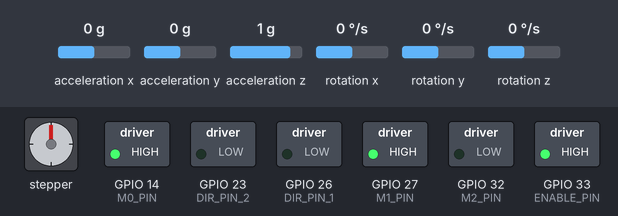
Bench run of a sketch on a simulated ESP32. Shown: stepper motor, switched loads named in the sketch (green lamp = pin HIGH). Wiring (inferred from the names in the program): MPU-6050 motion sensor at I2C address 0x68. The inputs (shaded band) are chosen by the test bench; at power-on: acceleration x 0 g, acceleration y 0 g, acceleration z 1 g, rotation x 0 °/s, rotation y 0 °/s, rotation z 0 °/s. Stepper angles assume 3200 steps per turn; what the sketch prints to the serial monitor is not drawn.

Above: at 0.1 s.
At 3.2 s:
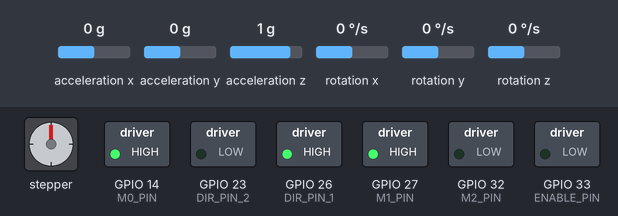
At 11.2 s:
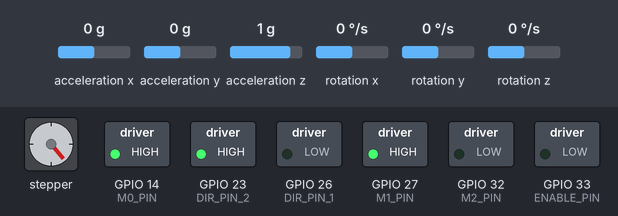
At 15.8 s:
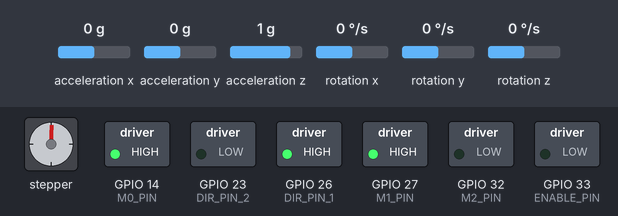
At 29.5 s:
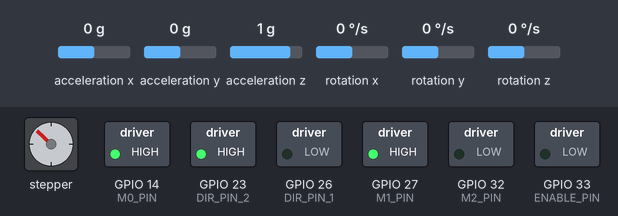
At 32.4 s:
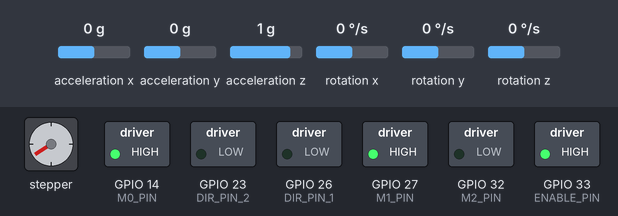
Timing chart, 0 to 33.9 s (numbered marks = the images above):
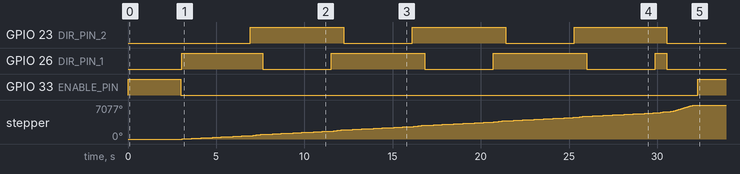

The sketch:

main_esp32.ino
```cpp
#include <Arduino.h>
#include <AccelStepper.h>
#include <Wire.h>

//
// ==========================================================
//                ESP32 Dual-Core Stepper + IMU
// ==========================================================
//  - Core 0: IMU-Lesen über I²C (MPU6050)
//  - Core 1: Motorsteuerung mit AccelStepper
//
//  Autor: Anh Le Xuan
//  Version: Final Cleaned & Documented
// ==========================================================
//

// ------------------- FreeRTOS Threads -------------------
TaskHandle_t MotorTaskHandle;
TaskHandle_t ImuTaskHandle;

// ------------------- Globale Zustände -------------------
bool motorEnabled = false;
volatile bool motorDone = false;
int transitionSpeed = 10000;      // Max. Drehgeschwindigkeit für Übergänge
float dwellTime = 0.05;           // Stillstandszeit an Messposition (s)
int numPositions = 10;            // Anzahl Messpositionen pro Umdrehung
float degreePerStep = 60.0;       // Rotationswinkel pro Z-Schritt (°)
int rotationCount = 0;            // Zählt Anzahl Übergänge
float motorAcceleration = 20000.0; // Beschleunigung (Steps/s²)
const unsigned long startupDelayMs = 3000; // Wartezeit nach Start
unsigned long startTime;

// ------------------- Motor-Pins -------------------
#define DIR_PIN_1 26
#define DIR_PIN_2 23
#define STEP_PIN 25
#define ENABLE_PIN 33
#define M0_PIN 14
#define M1_PIN 27
#define M2_PIN 32

// ------------------- Kinematik -------------------
const float teethBelt = 15.0f;
const float teethPulley = 59.0f;
const float gearRatio = (teethPulley / teethBelt) / 2.0; // mechanische Übersetzung
const float fullStepsPerRev = 200;
int microstepping = 16;  // 1/16 Microstep
float microStepsPerRev = fullStepsPerRev * microstepping;

// Stepper-Objekt (beide Motoren synchron über ein STEP-Signal)
AccelStepper dualStepper(AccelStepper::DRIVER, STEP_PIN, 13);

// ==========================================================
//                     Hilfsfunktionen
// ==========================================================

// Berechnet Mikroschritte pro Sekunde aus gewünschter Winkelgeschwindigkeit (°/s)
float calcMicrostepsPerSecond(float angularVelocityDegPerSec) {
  float motorAngularVelocity = angularVelocityDegPerSec * gearRatio;
  float revolutionsPerSec = motorAngularVelocity / 360.0;
  return revolutionsPerSec * microStepsPerRev;
}

// Berechnet Mikroschritte aus gewünschtem Drehwinkel (in Umdrehungsanteilen)
float calcMicrostepsPerRotation(float rotations) {
  return rotations * microStepsPerRev * gearRatio;
}

// ==========================================================
//                   Motor-Setup
// ==========================================================
void setupMotorPins() {
  pinMode(STEP_PIN, OUTPUT);
  pinMode(DIR_PIN_1, OUTPUT);
  pinMode(DIR_PIN_2, OUTPUT);
  pinMode(M0_PIN, OUTPUT);
  pinMode(M1_PIN, OUTPUT);
  pinMode(M2_PIN, OUTPUT);
  pinMode(ENABLE_PIN, OUTPUT);

  // Microstepping auf 1/16 konfigurieren
  digitalWrite(M0_PIN, HIGH);
  digitalWrite(M1_PIN, HIGH);
  digitalWrite(M2_PIN, LOW);

  // Motor initial deaktivieren
  digitalWrite(ENABLE_PIN, HIGH);

  // Stepper konfigurieren
  dualStepper.setMinPulseWidth(5);
  dualStepper.setAcceleration(motorAcceleration);
  dualStepper.setCurrentPosition(0);

  startTime = millis();
}

// Motor aktivieren/deaktivieren
void enableMotor()  { digitalWrite(ENABLE_PIN, LOW); }
void disableMotor() { digitalWrite(ENABLE_PIN, HIGH); }

// ==========================================================
//           Bewegung: Stillstands- und Übergangsphasen
// ==========================================================

// Fährt n Stillstandspositionen mit definiertem Pausenintervall ab
void moveToMeasurementPositions(int numPositions, bool dir1High, bool dir2High) {
  float deg = 360.0 / numPositions;
  float rotations = deg / 360.0;
  float angularSpeed = deg / dwellTime;

  dualStepper.setMaxSpeed(calcMicrostepsPerSecond(angularSpeed));

  for (int i = 0; i < numPositions; i++) {
    // Stillstand (Messung)
    vTaskDelay(dwellTime * 1000 / portTICK_PERIOD_MS);

    // Richtung setzen
    digitalWrite(DIR_PIN_1, dir1High ? HIGH : LOW);
    digitalWrite(DIR_PIN_2, dir2High ? HIGH : LOW);

    // Zielposition berechnen
    long target = dualStepper.currentPosition() + calcMicrostepsPerRotation(rotations);
    dualStepper.moveTo(target);

    // Bewegung ausführen
    while (dualStepper.distanceToGo() != 0) {
      dualStepper.run();
    }
  }
}

// Dreht nach jeder Messrunde um einen festen Winkel (z. B. 60°)
void transitionZ(bool dir1High, bool dir2High) {
  dualStepper.setMaxSpeed(transitionSpeed);

  digitalWrite(DIR_PIN_1, dir1High ? HIGH : LOW);
  digitalWrite(DIR_PIN_2, dir2High ? HIGH : LOW);

  float rotation = (degreePerStep / 360.0) * 2.0; // *2 wegen Übersetzung
  long target = dualStepper.currentPosition() + calcMicrostepsPerRotation(rotation);
  dualStepper.moveTo(target);

  while (dualStepper.distanceToGo() != 0) {
    dualStepper.run();
  }

  rotationCount++;
}

// Führt eine größere Gesamtrotation durch (z. B. Heimfahrt)
void transitionFull(float rotation, bool dir1High, bool dir2High) {
  dualStepper.setMaxSpeed(transitionSpeed);
  digitalWrite(DIR_PIN_1, dir1High ? HIGH : LOW);
  digitalWrite(DIR_PIN_2, dir2High ? HIGH : LOW);

  long target = dualStepper.currentPosition() + calcMicrostepsPerRotation(rotation);
  dualStepper.moveTo(target);

  while (dualStepper.distanceToGo() != 0) {
    dualStepper.run();
  }
}

// ==========================================================
//                       MPU6050
// ==========================================================
const uint8_t MPU = 0x68;
const float g0 = 9.81;
const float accScale = g0 / 16384.0;
const float gyroScale = 131.0 / (PI / 180.0); // rad/s

void writeMPU(uint8_t reg, uint8_t val) {
  Wire.beginTransmission(MPU);
  Wire.write(reg);
  Wire.write(val);
  Wire.endTransmission(true);
}

void setupMPU(uint16_t sampleRateHz = 100) {
  writeMPU(0x6B, 0x01); // PWR_MGMT_1
  writeMPU(0x6C, 0x00); // PWR_MGMT_2
  writeMPU(0x1B, 0x00); // GYRO_CONFIG
  writeMPU(0x1C, 0x00); // ACCEL_CONFIG
  writeMPU(0x1A, 0x04); // DLPF
  uint8_t div = (uint8_t)(1000 / sampleRateHz - 1);
  writeMPU(0x19, div);
  writeMPU(0x6A, 0x04); // FIFO Reset
}

// Liest aktuelle Sensordaten und gibt sie über Serial aus
void readIMUData() {
  Wire.beginTransmission(MPU);
  Wire.write(0x3B);
  Wire.endTransmission(false);
  Wire.requestFrom(MPU, 14, true);

  if (Wire.available() == 14) {
    int16_t ax = (Wire.read() << 8) | Wire.read();
    int16_t ay = (Wire.read() << 8) | Wire.read();
    int16_t az = (Wire.read() << 8) | Wire.read();
    Wire.read(); Wire.read(); // Temp überspringen
    int16_t gx = (Wire.read() << 8) | Wire.read();
    int16_t gy = (Wire.read() << 8) | Wire.read();
    int16_t gz = (Wire.read() << 8) | Wire.read();

    Serial.printf("%.5f,%.5f,%.5f,%.5f,%.5f,%.5f\n",
                  ax * accScale, ay * accScale, az * accScale,
                  gx / gyroScale, gy / gyroScale, gz / gyroScale);
  }
}

// ==========================================================
//                     Tasks (Threads)
// ==========================================================

// Task 1: IMU-Daten lesen (Core 0)
void TaskReadIMU(void *pvParameters) {
  for (;;) {
    if (!motorDone) {
      readIMUData();
      vTaskDelay(10 / portTICK_PERIOD_MS); // 100 Hz
    } else {
      vTaskDelay(100 / portTICK_PERIOD_MS);
    }
  }
}

// Task 2: Motorsteuerung (Core 1)
void TaskMotor(void *pvParameters) {
  motorDone = false;

  for (;;) {
    // Wartephase beim Start
    if (!motorEnabled) {
      if (millis() - startTime >= startupDelayMs) {
        enableMotor();
        motorEnabled = true;
      } else {
        vTaskDelay(10 / portTICK_PERIOD_MS);
        continue;
      }
    }

    // Bewegungslogik (abwechselnde Drehrichtungen)
    if (rotationCount % 2 == 0) {
      moveToMeasurementPositions(numPositions, HIGH, LOW);
      transitionZ(HIGH, HIGH);
    } else {
      moveToMeasurementPositions(numPositions, LOW, HIGH);
      transitionZ(HIGH, HIGH);
    }

    // Nach kompletter 360°-Drehung: Motor deaktivieren
    if (rotationCount >= (int)(360.0 / degreePerStep)) {
      transitionFull(2.0, LOW, LOW);
      disableMotor();
      motorDone = true;
      Serial.println("✅ Motorlauf abgeschlossen");
      vTaskDelete(NULL);
    }

    vTaskDelay(1 / portTICK_PERIOD_MS);
  }
}

// ==========================================================
//                         Setup
// ==========================================================
void setup() {
  Serial.begin(115200);
  Serial.println("\n=== ESP32 Dual-Core Motor + IMU gestartet ===");

  setupMotorPins();
  Wire.begin(21, 22);
  Wire.setClock(400000);
  setupMPU();
  delay(100);

  // Core-Zuweisung: IMU -> Core 0, Motor -> Core 1
  xTaskCreatePinnedToCore(TaskReadIMU, "IMU_Task", 8192, NULL, 2, &ImuTaskHandle, 0);
  xTaskCreatePinnedToCore(TaskMotor,  "Motor_Task", 8192, NULL, 2, &MotorTaskHandle, 1);
}

void loop() {
  // Alle Aktionen laufen in Tasks
}
```

Measured:
- by itself, GPIO 23 (DIR_PIN_2): alternates HIGH for 5.3 s and LOW for 3.9 s, 6 changes in all, then stays LOW
- by itself, GPIO 26 (DIR_PIN_1): repeats every 9.2 s: LOW 3.9 s, HIGH 5.3 s
- by itself, GPIO 33 (ENABLE_PIN): HIGH → LOW at 3.0 s, → HIGH 29.3 s later
- by itself, stepper: turns 7077° clockwise in 29.2 s
